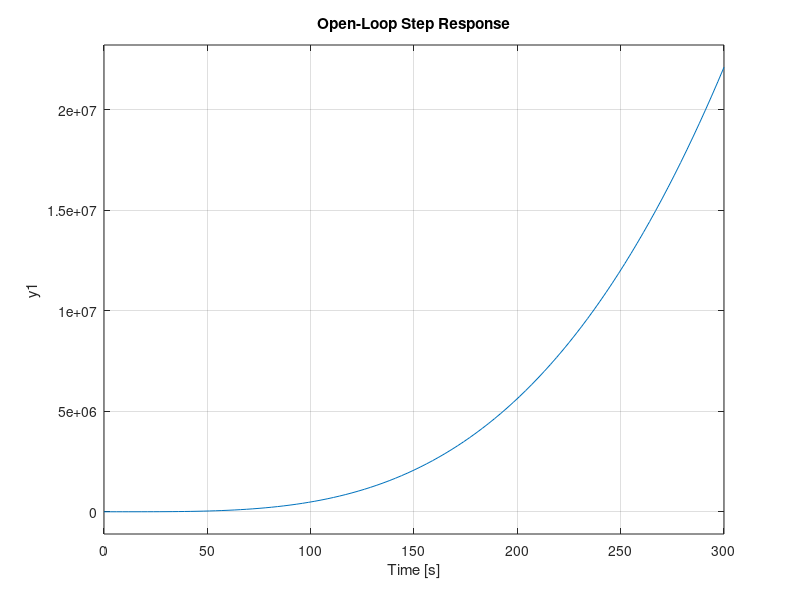
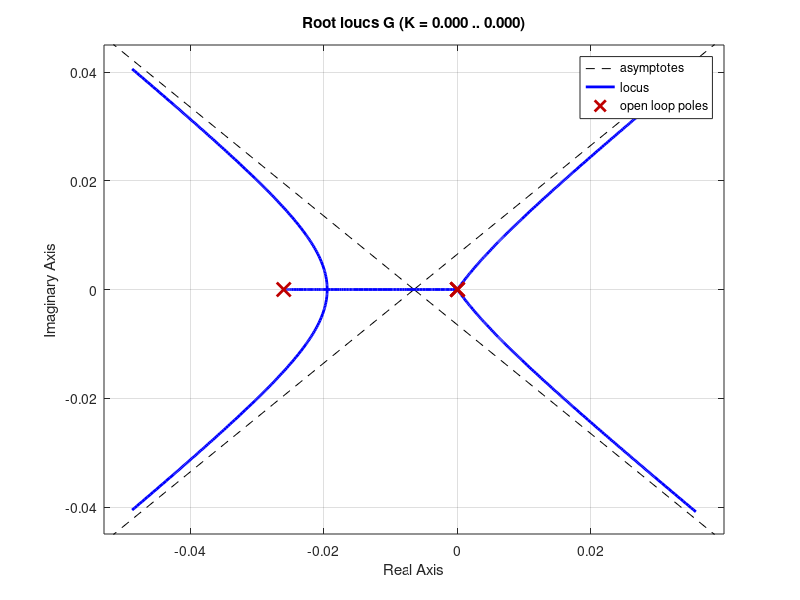

These figures' MATLAB source, in order:
% Parameters
Rm = 8.4;           % Terminal resistance (Ohm)
Lm = 1.16e-3;       % Inductance (H)
Km = 0.042;         % Torque constant (N-m/A)
Jm = 4.0e-6;        % Rotor inertia (kg-m^2)
b = 6.888e-5;           % Estimated viscous friction (N-m-s)
Jh=0.6e-6;
Jbeamball=0.01071;
% Ball and Beam Parameters
mb = 0.0305;        % Ball mass (kg)
rb = 0.02;          % Ball radius (m)
Lb = 0.5;           % Beam length (m)

% Motor Transfer Function
num_motor = Km; % Numerator
den_motor = [(Jm+Jh+Jbeamball)*Rm, b*Rm + Km^2,0]; % Denominator
P_motor = tf(num_motor, den_motor);

% Ball and Beam Transfer Function (linearized)
g = 9.81; % Gravity (m/s^2)
num_bb = mb*g*rb;
den_bb = [(Jm+Jh+Jbeamball)*(Lb)/(Rm^2)+mb*Lb, 0, 0]; % Approximate from physics
P_bb = tf(num_bb, den_bb);

% Open-Loop Transfer Function
G = P_motor * P_bb;

% Step Response of Open-Loop System
figure;
step(G);
title('Open-Loop Step Response');
grid on;
grid on;
figure;
rlocus(G);